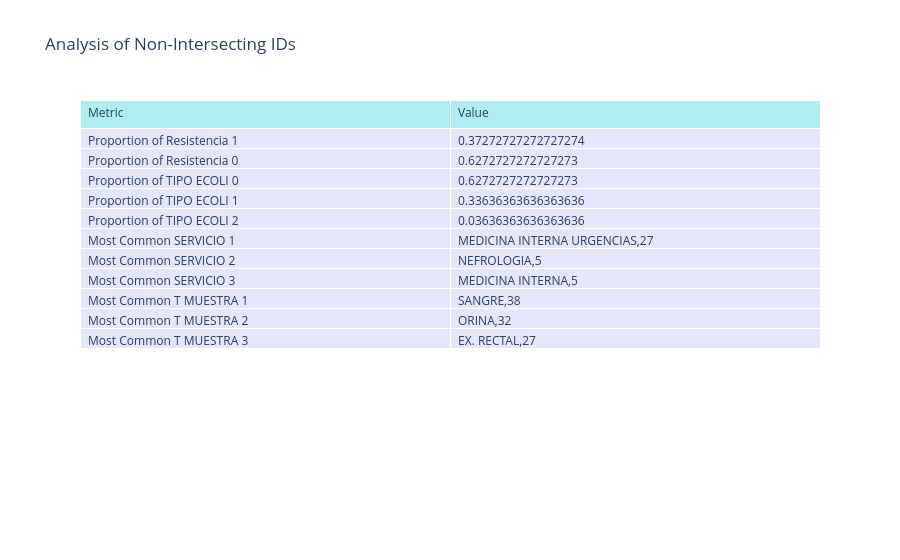

Notebook source saved alongside this figure:
### Code cell
analyze_samples(non_intersecting_ids_noSPR, labels_df)

### Figure 1 — Plotly figure (JSON) as saved in the notebook; plotly's stock layout.template omitted (floating-point values rounded to 4 significant figures)
{"data": [{"cells": {"align": "left", "fill": {"color": "lavender"}, "values": [["Proportion of Resistencia 1", "Proportion of Resistencia 0", "Proportion of TIPO ECOLI 0", "Proportion of TIPO ECOLI 1", "Proportion of TIPO ECOLI 2", "Most Common SERVICIO 1", "Most Common SERVICIO 2", "Most Common SERVICIO 3", "Most Common T MUESTRA 1", "Most Common T MUESTRA 2", "Most Common T MUESTRA 3"], [0.3727, 0.6273, 0.6273, 0.3364, 0.03636, ["MEDICINA INTERNA URGENCIAS", 27], ["NEFROLOGIA", 5], ["MEDICINA INTERNA", 5], ["SANGRE", 38], ["ORINA", 32], ["EX. RECTAL", 27]]]}, "header": {"align": "left", "fill": {"color": "paleturquoise"}, "values": ["Metric", "Value"]}, "type": "table"}], "layout": {"title": {"text": "Analysis of Non-Intersecting IDs"}}}
